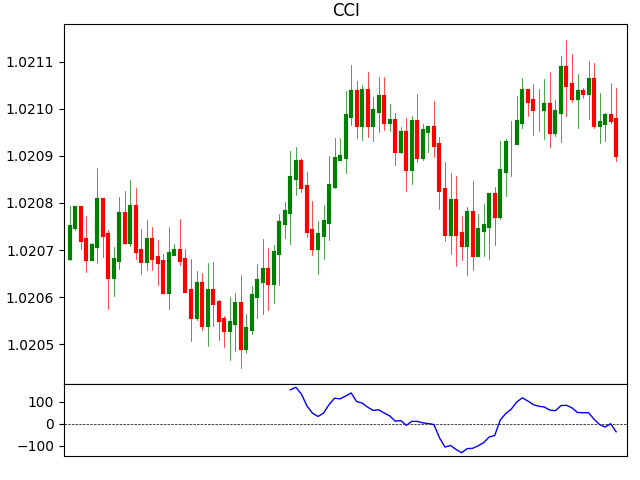

Python code for this plot:
import matplotlib
matplotlib.use('TkAgg')
import matplotlib.pyplot as plt
from datetime import datetime,timedelta
import numpy as np
import pandas as pd
import random
import indicator as indi

class CCI:
    def __init__(self):
        self.n=100
        self.fig=plt.figure()
        self.title='CCI'
        self.calc_type='pandas'   #'dict' or 'pandas'
        self.indi=indi

    def set_variables(self):
        variables=['time','open','high','low','close']
        var={i:[] for i in variables}
        return var

    def print_data(self,var):
        print(len(var['time']),var['time'][-1],f"O:{var['open'][-1]:.5f}",f"H:{var['high'][-1]:.5f}"
              f"L:{var['low'][-1]:.5f}",f"C:{var['close'][-1]:.5f}")

    def get_data(self,var):
        for i in range(self.n):
            t=(datetime.now()+timedelta(minutes=i)).strftime('%d-%m-%Y %H:%M:%S')
            var['time'].append(t)

            if len(var['open'])==0:
                var['open'].append(random.uniform(1,1.2))
                up_close=var['open'][-1]*(1+0.0001)
                down_close=var['open'][-1]*(1-0.0001)
                var['close'].append(random.uniform(down_close,up_close))
            else:
                var['open'].append(var['close'][-1])
                up_close=var['open'][-1]*(1+0.0001)
                down_close=var['open'][-1]*(1-0.0001)
                var['close'].append(random.uniform(down_close,up_close))
        
            if var['open'][-1]<var['close'][-1]:
                price1=var['close'][-1]
                price2=var['open'][-1]
            elif var['open'][-1]>var['close'][-1]:
                price1=var['open'][-1]
                price2=var['close'][-1]
            high=random.uniform(price1,price1*(1+0.00007))
            low=random.uniform(price2,price2*(1-0.00007))
            var['high'].append(high)
            var['low'].append(low)

            #CCI:
            if self.calc_type=='dict':
                self.indi.cci_dict(20,var)

            self.print_data(var)
        
        if self.calc_type=='pandas':
            self.indi.cci_pandas(20,var)

    def plot_data(self,var):
        self.fig.subplots_adjust(top=0.95,bottom=0.05,right=0.98,left=0.1,hspace=0,wspace=0)
        ax=self.fig.add_gridspec(6,1)
        ax1=self.fig.add_subplot(ax[0:5,:])
        ax2=self.fig.add_subplot(ax[5:6,:])

        ax1.clear()
        ax1.set_xticks([])
        ax1.set_title(self.title)
        ax1.set_xlim(-1,self.n+1)
        #ax1.set_ylim(min(var['low']),max(var['high']))

        for i in range(len(var['time'])):
            if var['open'][i]>var['close'][i]:
                ccolor='r'
            elif var['open'][i]<var['close'][i]:
                ccolor='g'
            else:
                ccolor='gray'
            ax1.plot([var['time'][i]]*2,[var['open'][i],var['close'][i]],c=ccolor,lw=3)
            ax1.plot([var['time'][i]]*2,[var['high'][i],var['low'][i]],c=ccolor,lw=0.5)

        #plot CCI:
        ax2.clear()
        ax2.set_xticks([])
        ax2.set_xlim(-1,self.n+1)
        ax2.axhline(y=0,color='black',lw=0.5,ls='--')
        ax2.plot(var['time'],var['cci20'],c='b',lw=1)

        plt.show()


obj=CCI()
var=obj.set_variables()
obj.get_data(var)
obj.plot_data(var)
